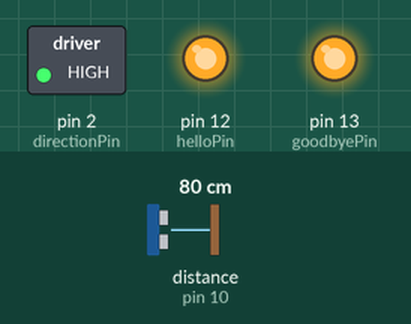
The sketch below on a simulated Arduino Uno, built with avr-gcc and run on an emulated ATmega328P. On the bench: switched loads named in the sketch (green lamp = pin HIGH), output pins drawn as LEDs (lit = HIGH). Wiring (inferred from the names in the program): ultrasonic range finder: trigger pin 9; echo pin 10. Dashed ring = blinking. The inputs (shaded band) are chosen by the test bench; at power-on: distance to the obstacle (sensor on pin 10) 80 cm. The echo pulse lasts 58.3 µs per cm; pins used as bus, display or sensor lines are not drawn; what the sketch prints to the serial monitor is not drawn.

Above: at 0.6 s.
Timing chart, 0 to 5.7 s (numbered marks = the images above):
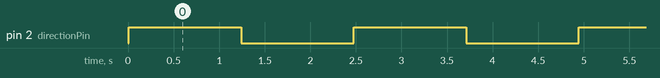

Measured:
- by itself, pin 2 (directionPin): alternates HIGH for 1.2 s and LOW for 1.2 s

The sketch:

HC_SR04.ino
```cpp
/*
 * HC-SR04 example sketch
 * baud rate=9600
 *
 * https://create.arduino.cc/projecthub/Isaac100/getting-started-with-the-hc-sr04-ultrasonic-sensor-036380
 *
 * initial code by Isaac100 for the ultrasonic sensor--> just acquiring and printing the distance out (link to code above)
 *
 *
 *
 *modified by Jacob Eldridge-- motion sensing and combining motor code
 *Li-Hong (Michael) Liu for the stepper motor
 *
 *can clean up using functions ex funtion for collect data and function for blinking
 *2 data sets- sums the values and compares the 2 to eachother--> if difference is + going away, if difference is - coming toward
 *
 ***********************************************************************************
 *revision by Jacob Eldridge 4/26/2024
 *added and modified delays for the stepper motor
 *added a delay if a person is already greeted (since using microsecond delays)
 *modified the delta and data to float, since everyting became scaled to microseconds
 *
 *end of revisions by 4/26/2024
 *
 *revisions5/01/2024
 *most fo the counters were getting overflowed (negative)
 *changed from counting up to counting down
 *
 ***************************************************************************************
 *
 */

//use 5V for the Vcc
const int trigPin = 9;//hook trigger pin to 9
const int echoPin = 10;//hook echo pin to 10
const int helloPin=12;//hook pin 12 on this arduino to analog 0 on other
const int goodbyePin=13;//hook pin 13 on this arduino to analog 1 on other

// Define pin connections & motor's steps per revolution
const int directionPin = 2;
const int stepperPin = 3;
const int stepsPerRevolution = 200;//used 200/8 for step counter 200/8=25


//variables for blinking eyes (motor)
int blinkCounter=4000;//used for the 4000 us delay in original code (high and low) in a us (1E-6 seconds) scale
short eyeClosed=0;//true or false so it knows if need to open or close eye (starts opening eye)
//int motorDelay=4000;//used for delay of motor (for speed)
short stepperPinHighorLow=1;//initially high and need it to check to set it
short blinkStep=0;//used for the steps (originally it is x in the for loop)
short needDelay=0;//true false if needs delay fir motor delay of 1 sec between open/close
int Delay1SecCounter=6;//delay for between blinking open and close in a ms scale
int Delay50msCounter=0;
int personDelay=150;// delay for one person walking towards/away so it doesn't keep repeating audio for one person

//variables for ultrasonic sensor
float duration, distance;

int avg1=0;
int avg2=0;
int element;
int timeOut=100;

//avg walking speed is 4.8 km/hr=1.3333 m/s =1.333E-4 cm/us=.00013333 cm/us
//delay of 2000us=2ms--->avg distance covered in 2,000 us is .2667 cm
int delta=60;//need to test set, initially set to .5 referencing the .2667 above
float data[8];

short saidHello=0;//not sure if need this value thought might help later


void setup() {
  pinMode(trigPin, OUTPUT);
  pinMode(echoPin, INPUT);
  Serial.begin(9600); //baud rate for serial monitor

  pinMode(helloPin, OUTPUT);
  pinMode(goodbyePin, OUTPUT);
  //initialize values as high
  digitalWrite(helloPin, HIGH);
  digitalWrite(goodbyePin, HIGH);

   // Ｍotor Outputs
  pinMode(stepperPin, OUTPUT);
  pinMode(directionPin, OUTPUT);


}


void loop()
{


  // Clear the trigger pin
  digitalWrite(trigPin, LOW);
  delayMicroseconds(2);


  //start of data processing here
  digitalWrite(trigPin, LOW);
  delayMicroseconds(2);
  digitalWrite(trigPin, HIGH);
  delayMicroseconds(10);
  digitalWrite(trigPin, LOW);

  duration = pulseIn(echoPin, HIGH);
  distance = (duration*.0343)/2;
  Serial.print("Distance: ");
  Serial.println(distance);

  // Check if someone is within a certain distance
  if (distance<2100 && distance>10)
  {


    if(eyeClosed < 1 && needDelay < 1 )
    {
    // Clockwise open
    digitalWrite(directionPin, HIGH);
    eyeClosed=1;
    }
    else if(needDelay < 1)
    { //CCW closing
      digitalWrite(directionPin, LOW);
      eyeClosed=0;
    }

    //do below if dellay of 1 sec achieved.


    // Spin motor
    // Opening
    for(int x = 0; x < stepsPerRevolution / 8 ; x++)
    {

      //do below if delayof1 sec is false
      if(needDelay < 1)
      {
      digitalWrite(stepperPin, HIGH);
      }

      delayMicroseconds(4000);//controls how fast it opens

      if(needDelay < 1)
      {
        digitalWrite(stepperPin, LOW);
      }

      delayMicroseconds(4000);

    }//end for loop about 20 ms perfect delay for data collecting
    Delay1SecCounter=Delay1SecCounter-1;


    if(Delay1SecCounter<=0)
    {
      needDelay=0;
      Delay1SecCounter=6;//each for loop completion=20ms*5=1 sec

    }
    else
    {
      needDelay=1;//need 1 sec delay after each for loop.
    }
    if(timeOut <0 || element>5)
    {
      element=0;
      avg1=0;
      avg2=0;
      timeOut=100;
    }

    //start of data processing here

    data[element]=distance;
    //Serial.println(element); for debugging purposes

      //below is for at least 2 data points
      if(element>0)
      {

        if( abs(data[element]-data[element-1])<delta )
        {
          //data is good
          element++;
          //if element was 1 now is 2

        }

        if(element==1)
        {
          element=0;//first or second data point is bad and reset
        }

      }
      else //else statement for element>0
      {
        element++;//gets here for 0th element (1st data point)
      }

      if (element>5)
      {


      //sum data 0-4 (5 points)
      for(int i=0;i<3;i++)
      {
        avg1=avg1+data[i];
      }

      //sum data 5-9 (5 points)
      for(int i=3;i<6;i++)
      {
        avg2=avg2+data[i];
      }


        if( abs(avg1-avg2)< 70)//changed from intital 20
        {
          //do nothing person is stationary
        }

        else if( (avg2-avg1)<0 )// && needDelay==0
        {
          //acoming towards device
          saidHello=1; //maybe use this later?  can use to count people coming in as well.
          //make pin to analog 0 on other arduino low
          digitalWrite(helloPin, LOW);
          delayMicroseconds(10);//make sure registers by the mp3 shield
          digitalWrite(helloPin, HIGH);


          Serial.println("Hello");
          //delay(1000);//for testing


        }

        else if( (avg2-avg1)>0 )
        {
          //say goodbye to anyone leaving by setting analog 1 to low

          digitalWrite(goodbyePin, LOW);
          delayMicroseconds(10);
          digitalWrite(goodbyePin, HIGH);
          saidHello=0;

          Serial.println("Goodbye");


        }


        element=0;
        avg1=0;
        avg2=0;

      }


    timeOut--;

  }//end if in range
  //some error readings are out of range, so I don't reset the data.
}//end forever loop
```
